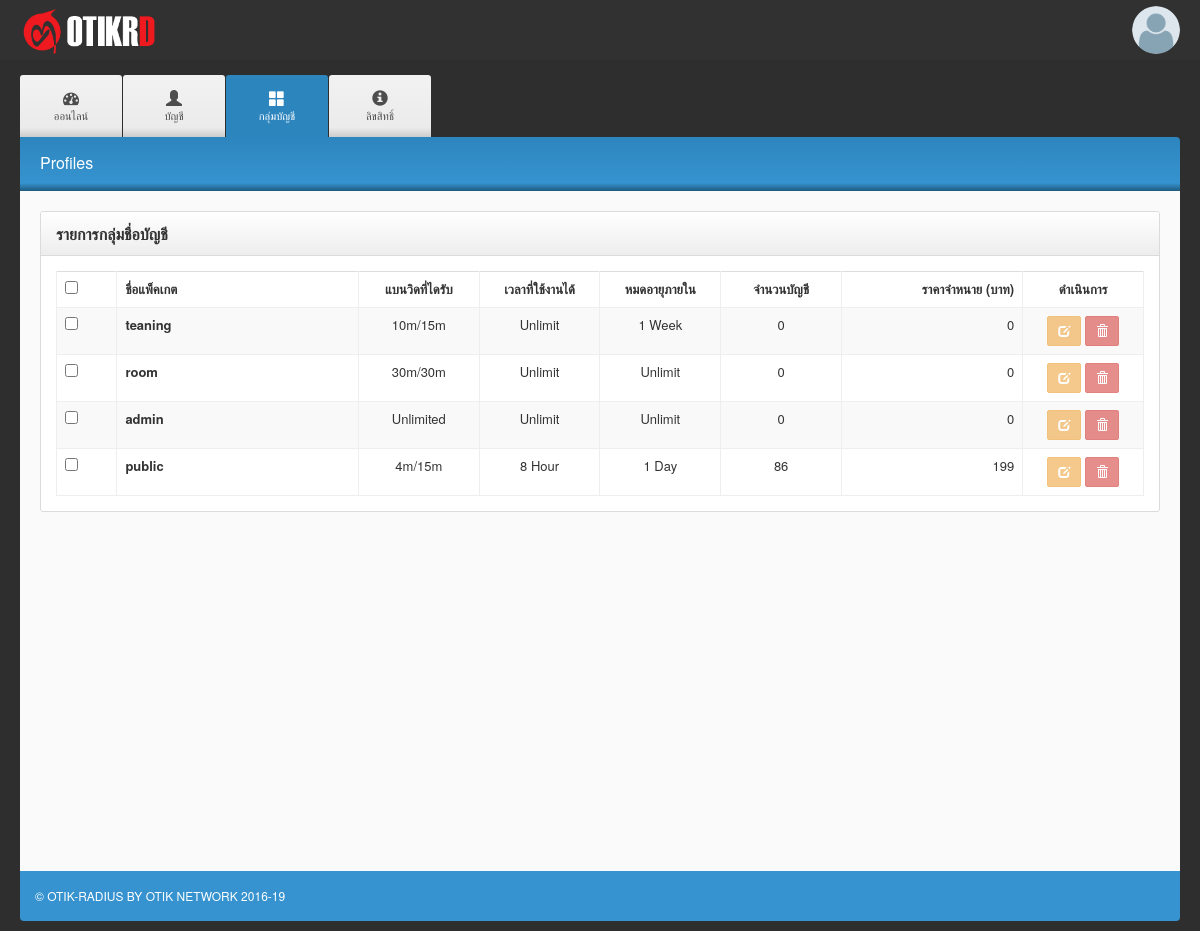
The app's page /profile.php (signed in) with its own data.
### tables this page shows
CREATE TABLE `tbl_master_profiles` (
  `pfID` int(20) NOT NULL AUTO_INCREMENT,
  `pfName` varchar(100) NOT NULL,
  `pfSpeedLimitUp` varchar(20) DEFAULT NULL,
  `pfSpeedLimitDown` varchar(20) DEFAULT NULL,
  `pfAddressList` varchar(50) DEFAULT NULL,
  `pfUrlRedirect` varchar(100) DEFAULT NULL,
  `pfShareUsers` varchar(50) NOT NULL,
  `pfSessionTimout` varchar(50) DEFAULT NULL,
  `pfIdleTimeout` varchar(50) DEFAULT NULL,
  `pfUptime` varchar(50) DEFAULT NULL,
  `pfValidity` varchar(50) DEFAULT NULL,
  `pfStatus` varchar(50) NOT NULL,
  `WhoCreate` varchar(50) DEFAULT NULL,
  `DateCreate` datetime DEFAULT NULL,
  `WhoUpdate` varchar(50) DEFAULT NULL,
  `DateUpdate` datetime DEFAULT NULL,
  `pfPriority` int(1) NOT NULL,
  `pfPrice` float DEFAULT NULL,
  PRIMARY KEY (`pfID`)
);

### function.php (called while the page is built, shortened)
<?php
function UpTime($val){
	switch ($val) {
		case "28800":
			return "8 Hour";
			break;
		default:
			return "Unlimit";
	}
}
function dValidity($val){
	switch ($val) {
		case "86400":
			return "1 Day";
			break;
		case "604800":
			return "1 Week";
			break;
		default:
			return "Unlimit";
	}
}

### profile.php (the view, shortened to what this page needs)
<?php
require_once("config.inc.php");
require_once('function.php');
$active = "profile";
?>
<!DOCTYPE html>
<html>
  <head>
    <link href="css/bootstrap-toggle.min.css" rel="stylesheet">
    <link href="css/bootstrap.min.css" rel="stylesheet">
    <link href="css/wysi/bootstrap-wysihtml5.css" rel="stylesheet">
    <link href="css/new.css" rel="stylesheet">
    <link rel="stylesheet" href="css/color-picker/jquery.minicolors.css">
    <link href="fonts/font-awesome.min.css" rel="stylesheet">
	<link rel="stylesheet" href="css/bootstrap-select.min.css" />
    <link href="css/otikstyle.css" rel="stylesheet">
  </head>
  <body>
    <?php include_once('header.php'); ?>
    <div class="dashboard-container">
      <div class="container">
        <?php include_once('menu.php'); ?>
        <div class="sub-nav hidden-sm hidden-xs">
          <ul>
            <li><a href="" class="heading">Profiles</a></li>
          </ul>
        </div>
        <div class="dashboard-wrapper">
          <div class="left-sidebar">
            <div class="row gutter">
              <div class="col-lg-12 col-md-12">
                <div class="widget">
                  <div class="widget-header">
                    <div class="title">
						        รายการกลุ่มชื่อบัญชี
                    </div>
                  </div>
                  <div class="widget-body">
                    <table class="table table-responsive table-striped table-bordered table-hover no-margin" style="font-size: 13px;">
                      <thead>
                        <tr>
                          <th style="width:5%">
                            <input type="checkbox" class="no-margin" />
                          </th>
                          <th style="width:20%">
							ชื่อแพ็คเกต
                          </th>
                          <th style="width:10%; text-align: center;" class="hidden-xs">
                            แบนวิดที่ไดรับ
                          </th>
                          <th style="width:10%; text-align: center;" class="hidden-xs">
                            เวลาที่ใช้งานได้
                          </th>
                          <th style="width:10%; text-align: center;" class="hidden-xs">
                            หมดอายุภายใน
                          </th>
                          <th style="width:10%; text-align: center;" class="hidden-xs">
                            จำนวนบัญชี
                          </th>
                          <th style="width:15%; text-align: right;" class="hidden-xs">
                            ราคาจำหนาย (บาท)
                          </th>
                          <th style="width:10%; text-align: center;" class="hidden-xs">
                            ดำเนินการ
                          </th>
                        </tr>
                      </thead>
                      <tbody>
						<?php
						$tSQL = "
								  SELECT
									pf.pfID,
									pf.pfName,
									pf.pfSpeedLimitUp,
									pf.pfSpeedLimitDown,
									pf.pfAddressList,
									pf.pfUrlRedirect,
									pf.pfShareUsers,
									pf.pfSessionTimout,
									pf.pfIdleTimeout,
									pf.pfUptime,
									pf.pfValidity,
									pf.pfStatus,
									pf.WhoCreate,
									pf.DateCreate,
									pf.WhoUpdate,
									pf.DateUpdate,
									pf.pfPriority,
									pf.pfPrice,
									IFNULL(ac.cnt, 0) cnt
								  FROM
									tbl_master_profiles AS pf
									LEFT JOIN
									  (SELECT
										pfID,
										COUNT(acID) cnt
									  FROM
										tbl_trans_account
									  GROUP BY pfID) ac
									  ON pf.pfID = ac.pfID
									  ORDER BY pf.pfID DESC
							";
						$rs = $mcon->query($tSQL);
						if ($rs->num_rows > 0) {
							while($row = $rs->fetch_assoc()) {
								echo "                        <tr>\n";
								echo "                          <td>\n";
								echo "                            <input type=\"checkbox\" class=\"no-margin\" />\n";
								echo "                          </td>\n";
								echo "                          <td>\n";
								echo "                            <span class=\"name\">\n";
								echo "                              <b>".$row['pfName']."</b>\n";
								echo "                            </span>\n";
								echo "                          </td>\n";
								echo "                          <td align=\"center\">\n";
							if($row['pfSpeedLimitUp']=="" & $row['pfSpeedLimitDown']==""){
								echo "Unlimited";
							}else if($row['pfSpeedLimitUp']==""){
								echo "Unlimited/".$row['pfSpeedLimitDown']."\n";
							}else if($row['pfSpeedLimitDown']==""){
								echo "".$row['pfSpeedLimitUp']."/Unlimited\n";
							}else{
								echo "".$row['pfSpeedLimitUp']."/".$row['pfSpeedLimitDown']."\n";
							}
								echo "                          </td>\n";
								echo "                          <td align=\"center\">\n";
								echo "							               ".UpTime($row['pfUptime'])."	\n";
								echo "                          </td>\n";
								echo "                          <td align=\"center\">\n";
								echo "                            ".dValidity($row['pfValidity'])."\n";
								echo "                          </td>\n";
								echo "                          <td align=\"center\">\n";
								echo "                            ".$row['cnt']."\n";
								echo "                          </td>\n";
								echo "                          <td align=\"right\">\n";
								echo "                            ".$row['pfPrice']."\n";
								echo "                          </td>\n";
								echo "                          <td class=\"hidden-xs\" style=\"text-align: center;\">\n";
								if($_SESSION['pProfile']==1){
									echo "	<button onclick=\"ProfileEdit('".$row['pfID']."')\" class=\"btn btn-warning btn-sm\"><span class=\"glyphicon glyphicon-edit\"></span></button>";
									echo "	<button onclick=\"ProfileDel('".$row['pfID']."')\" class=\"btn btn-danger btn-sm\"><span class=\"glyphicon glyphicon-trash\"></span></button>";
								}else{
									echo "	<button disabled onclick=\"ProfileEdit('".$row['pfID']."')\" class=\"btn btn-warning btn-sm\"><span class=\"glyphicon glyphicon-edit\"></span></button>";
									echo "	<button disabled onclick=\"ProfileDel('".$row['pfID']."')\" class=\"btn btn-danger btn-sm\"><span class=\"glyphicon glyphicon-trash\"></span></button>";
								}
								echo "                          </td>\n";
								echo "                        </tr>\n";
							}
						}
							?>
                      </tbody>
                    </table>
                  </div>
                </div>
              </div>
            </div>
          </div>
        </div>
	<?php include_once('footer.php'); ?>
      </div>
    </div>
  </body>
</html>

### header.php (shortened to what this page needs)
<header>
  <a href="index.html" class="logo">
    <img src="img/otik_logo.png" alt="Logo"/>
  </a>
  <div class="pull-right">
    <ul id="mini-nav" class="clearfix">
      <li class="list-box user-profile">
        <a id="drop7" href="#" role="button" class="dropdown-toggle user-avtar" data-toggle="dropdown">
          <img src="img/default-user.png" alt="ผู้ใช้งาน">
        </a>
      </li>
    </ul>
  </div>
</header>

### menu.php (shortened to what this page needs)
     <div id='cssmenu'>
       <ul>
         <li <?php echo ($active == 'online' ? "class=\"active\"": ""); ?> ><a href='online.php'><i class="fa fa-dashboard"></i>ออนไลน์</a></li>
         <li <?php echo ($active == 'account' ? "class=\"active\"": ""); ?> ><a href="account.php"><i class="glyphicon glyphicon-user"></i>บัญชี</a></li>
         <li <?php echo ($active == 'profile' ? "class=\"active\"": ""); ?> ><a href='profile.php'><i class=" glyphicon glyphicon-th-large"></i>กลุ่มบัญชี</a></li>
<li <?php echo ($active == 'license' ? "class=\"active\"": ""); ?> ><a href='license.php'><i class="glyphicon glyphicon-info-sign"></i>ลิขสิทธิ์</a></li>
       </ul>
     </div>

### footer.php
<footer>
  <p>© OTIK-RADIUS BY OTIK NETWORK 2016-19</p>
</footer>

### css/otikstyle.css (style rules this page uses)
.left-sidebar { margin-right: 0px; }

### records on screen
tbl_master_profiles: pfName "teaning", pfSpeedLimitUp "10m", pfSpeedLimitDown "15m", pfUptime "Unlimit", pfValidity "1 Week", cnt "0", pfPrice "0"
tbl_master_profiles: pfName "room", pfSpeedLimitUp "30m", pfSpeedLimitDown "30m", pfUptime "Unlimit", pfValidity "Unlimit", cnt "0", pfPrice "0"
tbl_master_profiles: pfName "admin", pfSpeedLimitUp "Unlimited", pfUptime "Unlimit", pfValidity "Unlimit", cnt "0", pfPrice "0"
tbl_master_profiles: pfName "public", pfSpeedLimitUp "4m", pfSpeedLimitDown "15m", pfUptime "8 Hour", pfValidity "1 Day", cnt "86", pfPrice "199"
